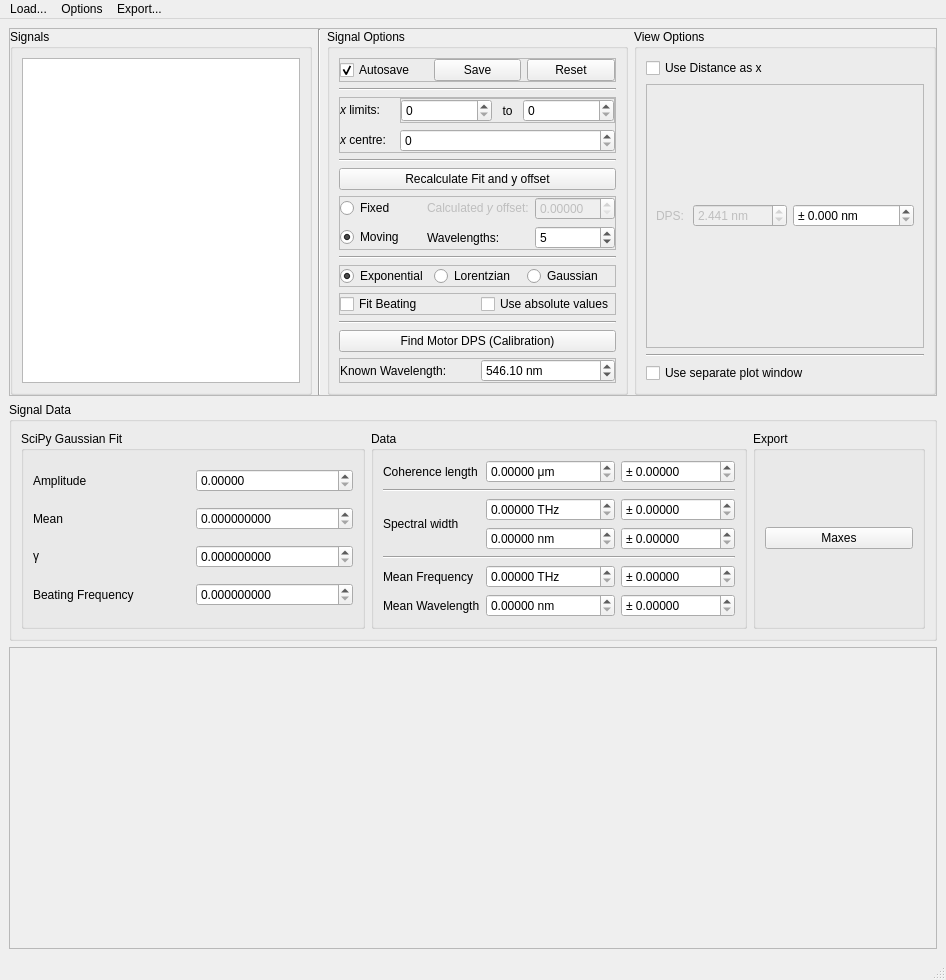
<?xml version="1.0" encoding="UTF-8"?>
<ui version="4.0">
 <class>MainWindow</class>
 <widget class="QMainWindow" name="MainWindow">
  <property name="geometry">
   <rect>
    <x>0</x>
    <y>0</y>
    <width>946</width>
    <height>916</height>
   </rect>
  </property>
  <property name="windowTitle">
   <string>Analyser</string>
  </property>
  <widget class="QWidget" name="centralwidget">
   <layout class="QVBoxLayout" name="verticalLayout_2" stretch="1,1,2">
    <item>
     <widget class="QFrame" name="frame">
      <property name="frameShape">
       <enum>QFrame::StyledPanel</enum>
      </property>
      <property name="frameShadow">
       <enum>QFrame::Raised</enum>
      </property>
      <property name="lineWidth">
       <number>0</number>
      </property>
      <layout class="QHBoxLayout" name="horizontalLayout_2" stretch="1,0,1,1">
       <property name="leftMargin">
        <number>0</number>
       </property>
       <property name="topMargin">
        <number>0</number>
       </property>
       <property name="rightMargin">
        <number>0</number>
       </property>
       <property name="bottomMargin">
        <number>0</number>
       </property>
       <item>
        <widget class="QGroupBox" name="signals_group_box">
         <property name="title">
          <string>Signals</string>
         </property>
         <layout class="QHBoxLayout" name="horizontalLayout_3">
          <item>
           <widget class="QListWidget" name="signals_list_widget">
            <property name="maximumSize">
             <size>
              <width>500</width>
              <height>16777215</height>
             </size>
            </property>
           </widget>
          </item>
         </layout>
        </widget>
       </item>
       <item>
        <widget class="Line" name="v_line_1">
         <property name="orientation">
          <enum>Qt::Vertical</enum>
         </property>
        </widget>
       </item>
       <item>
        <widget class="QGroupBox" name="signal_options_group_box">
         <property name="title">
          <string>Signal Options</string>
         </property>
         <layout class="QVBoxLayout" name="verticalLayout" stretch="1,0,3,0,3,3,0,0,0,0,0,0">
          <item>
           <widget class="QFrame" name="frame_6">
            <property name="sizePolicy">
             <sizepolicy hsizetype="Preferred" vsizetype="Preferred">
              <horstretch>0</horstretch>
              <verstretch>0</verstretch>
             </sizepolicy>
            </property>
            <property name="maximumSize">
             <size>
              <width>16777215</width>
              <height>500</height>
             </size>
            </property>
            <property name="frameShape">
             <enum>QFrame::StyledPanel</enum>
            </property>
            <property name="frameShadow">
             <enum>QFrame::Raised</enum>
            </property>
            <layout class="QHBoxLayout" name="horizontalLayout_6">
             <property name="leftMargin">
              <number>0</number>
             </property>
             <property name="topMargin">
              <number>0</number>
             </property>
             <property name="rightMargin">
              <number>0</number>
             </property>
             <property name="bottomMargin">
              <number>0</number>
             </property>
             <item>
              <widget class="QCheckBox" name="signal_options_autosave_check_box">
               <property name="text">
                <string>Autosave</string>
               </property>
               <property name="checked">
                <bool>true</bool>
               </property>
              </widget>
             </item>
             <item>
              <widget class="QPushButton" name="pushButton">
               <property name="text">
                <string>Save</string>
               </property>
              </widget>
             </item>
             <item>
              <widget class="QPushButton" name="signal_options_reset_push_button">
               <property name="text">
                <string>Reset</string>
               </property>
              </widget>
             </item>
            </layout>
           </widget>
          </item>
          <item>
           <widget class="Line" name="line_4">
            <property name="orientation">
             <enum>Qt::Horizontal</enum>
            </property>
           </widget>
          </item>
          <item>
           <widget class="QFrame" name="signal_options_x_frame">
            <property name="frameShape">
             <enum>QFrame::StyledPanel</enum>
            </property>
            <property name="frameShadow">
             <enum>QFrame::Raised</enum>
            </property>
            <layout class="QGridLayout" name="gridLayout">
             <property name="leftMargin">
              <number>0</number>
             </property>
             <property name="topMargin">
              <number>0</number>
             </property>
             <property name="rightMargin">
              <number>0</number>
             </property>
             <property name="bottomMargin">
              <number>0</number>
             </property>
             <item row="0" column="0">
              <widget class="QLabel" name="label">
               <property name="text">
                <string>&lt;html&gt;&lt;head/&gt;&lt;body&gt;&lt;p&gt;&lt;span style=&quot; font-style:italic;&quot;&gt;x&lt;/span&gt; limits:&lt;/p&gt;&lt;/body&gt;&lt;/html&gt;</string>
               </property>
              </widget>
             </item>
             <item row="1" column="0">
              <widget class="QLabel" name="label_5">
               <property name="text">
                <string>&lt;html&gt;&lt;head/&gt;&lt;body&gt;&lt;p&gt;&lt;span style=&quot; font-style:italic;&quot;&gt;x&lt;/span&gt; centre:&lt;/p&gt;&lt;/body&gt;&lt;/html&gt;</string>
               </property>
              </widget>
             </item>
             <item row="0" column="1" colspan="4">
              <widget class="QFrame" name="frame_2">
               <property name="frameShape">
                <enum>QFrame::StyledPanel</enum>
               </property>
               <property name="frameShadow">
                <enum>QFrame::Raised</enum>
               </property>
               <layout class="QHBoxLayout" name="horizontalLayout" stretch="3,1,3">
                <property name="spacing">
                 <number>0</number>
                </property>
                <property name="leftMargin">
                 <number>0</number>
                </property>
                <property name="topMargin">
                 <number>0</number>
                </property>
                <property name="rightMargin">
                 <number>0</number>
                </property>
                <property name="bottomMargin">
                 <number>0</number>
                </property>
                <item>
                 <widget class="QSpinBox" name="x_lim_spin_box_1">
                  <property name="maximum">
                   <number>999999999</number>
                  </property>
                 </widget>
                </item>
                <item>
                 <widget class="QLabel" name="label_6">
                  <property name="text">
                   <string>to</string>
                  </property>
                  <property name="alignment">
                   <set>Qt::AlignCenter</set>
                  </property>
                 </widget>
                </item>
                <item>
                 <widget class="QSpinBox" name="x_lim_spin_box_2">
                  <property name="maximum">
                   <number>999999999</number>
                  </property>
                 </widget>
                </item>
               </layout>
              </widget>
             </item>
             <item row="1" column="1" colspan="4">
              <widget class="QSpinBox" name="x_centre_spin_box">
               <property name="maximum">
                <number>999999999</number>
               </property>
              </widget>
             </item>
            </layout>
           </widget>
          </item>
          <item>
           <widget class="Line" name="line_2">
            <property name="orientation">
             <enum>Qt::Horizontal</enum>
            </property>
           </widget>
          </item>
          <item>
           <widget class="QPushButton" name="recalculate_push_button">
            <property name="text">
             <string>Recalculate Fit and y offset</string>
            </property>
           </widget>
          </item>
          <item>
           <widget class="QFrame" name="frame_4">
            <property name="frameShape">
             <enum>QFrame::StyledPanel</enum>
            </property>
            <property name="frameShadow">
             <enum>QFrame::Raised</enum>
            </property>
            <layout class="QGridLayout" name="gridLayout_4">
             <property name="leftMargin">
              <number>0</number>
             </property>
             <property name="topMargin">
              <number>0</number>
             </property>
             <property name="rightMargin">
              <number>0</number>
             </property>
             <property name="bottomMargin">
              <number>0</number>
             </property>
             <item row="1" column="2">
              <widget class="QSpinBox" name="y_offset_wavelengths_spin_box">
               <property name="minimum">
                <number>1</number>
               </property>
               <property name="value">
                <number>5</number>
               </property>
              </widget>
             </item>
             <item row="0" column="1">
              <widget class="QLabel" name="calculated_y_offset_label">
               <property name="enabled">
                <bool>false</bool>
               </property>
               <property name="text">
                <string>&lt;html&gt;&lt;head/&gt;&lt;body&gt;&lt;p&gt;Calculated &lt;span style=&quot; font-style:italic;&quot;&gt;y&lt;/span&gt; offset:&lt;/p&gt;&lt;/body&gt;&lt;/html&gt;</string>
               </property>
              </widget>
             </item>
             <item row="0" column="2">
              <widget class="QDoubleSpinBox" name="y_offset_double_spin_box">
               <property name="enabled">
                <bool>false</bool>
               </property>
               <property name="decimals">
                <number>5</number>
               </property>
              </widget>
             </item>
             <item row="0" column="0">
              <widget class="QRadioButton" name="y_offset_fixed_radio_button">
               <property name="text">
                <string>Fixed</string>
               </property>
              </widget>
             </item>
             <item row="1" column="0">
              <widget class="QRadioButton" name="y_offset_moving_radio_button">
               <property name="toolTip">
                <string>Moving average across n wavelengths</string>
               </property>
               <property name="text">
                <string>Moving</string>
               </property>
               <property name="checked">
                <bool>true</bool>
               </property>
              </widget>
             </item>
             <item row="1" column="1">
              <widget class="QLabel" name="y_offset_wavelengths_label">
               <property name="toolTip">
                <string>Number of wavelengths to calculate y offset across</string>
               </property>
               <property name="text">
                <string>Wavelengths:</string>
               </property>
              </widget>
             </item>
            </layout>
           </widget>
          </item>
          <item>
           <widget class="Line" name="line_3">
            <property name="orientation">
             <enum>Qt::Horizontal</enum>
            </property>
           </widget>
          </item>
          <item>
           <widget class="QFrame" name="frame_5">
            <property name="frameShape">
             <enum>QFrame::StyledPanel</enum>
            </property>
            <property name="frameShadow">
             <enum>QFrame::Raised</enum>
            </property>
            <layout class="QHBoxLayout" name="horizontalLayout_5" stretch="1,1,1">
             <property name="leftMargin">
              <number>0</number>
             </property>
             <property name="topMargin">
              <number>0</number>
             </property>
             <property name="rightMargin">
              <number>0</number>
             </property>
             <property name="bottomMargin">
              <number>0</number>
             </property>
             <item>
              <widget class="QRadioButton" name="exponential_radio_button">
               <property name="toolTip">
                <string>A * exp(-γ * abs(x - m))</string>
               </property>
               <property name="text">
                <string>Exponential</string>
               </property>
               <property name="checked">
                <bool>true</bool>
               </property>
              </widget>
             </item>
             <item>
              <widget class="QRadioButton" name="lorentzian_radio_button">
               <property name="toolTip">
                <string>A / (1 + ((x - m) / γ)^2)</string>
               </property>
               <property name="text">
                <string>Lorentzian</string>
               </property>
               <property name="checked">
                <bool>false</bool>
               </property>
              </widget>
             </item>
             <item>
              <widget class="QRadioButton" name="gaussian_radio_button">
               <property name="toolTip">
                <string>A * exp(-(x - m)^2 / (2 * σ^2))</string>
               </property>
               <property name="text">
                <string>Gaussian</string>
               </property>
              </widget>
             </item>
            </layout>
           </widget>
          </item>
          <item>
           <widget class="QFrame" name="frame_7">
            <property name="frameShape">
             <enum>QFrame::StyledPanel</enum>
            </property>
            <property name="frameShadow">
             <enum>QFrame::Raised</enum>
            </property>
            <layout class="QHBoxLayout" name="horizontalLayout_9">
             <property name="leftMargin">
              <number>0</number>
             </property>
             <property name="topMargin">
              <number>0</number>
             </property>
             <property name="rightMargin">
              <number>0</number>
             </property>
             <property name="bottomMargin">
              <number>0</number>
             </property>
             <item>
              <widget class="QCheckBox" name="fit_beat_check_box">
               <property name="toolTip">
                <string> * cos(2πf * x - m)</string>
               </property>
               <property name="text">
                <string>Fit Beating</string>
               </property>
              </widget>
             </item>
             <item>
              <widget class="QCheckBox" name="use_abs_checkbox">
               <property name="toolTip">
                <string>Use absolute values (so negative side of spectra is used too). Not compatible with moving y offset.</string>
               </property>
               <property name="text">
                <string>Use absolute values</string>
               </property>
              </widget>
             </item>
            </layout>
           </widget>
          </item>
          <item>
           <widget class="Line" name="line_5">
            <property name="orientation">
             <enum>Qt::Horizontal</enum>
            </property>
           </widget>
          </item>
          <item>
           <widget class="QPushButton" name="find_dps_push_button">
            <property name="text">
             <string>Find Motor DPS (Calibration)</string>
            </property>
           </widget>
          </item>
          <item>
           <widget class="QFrame" name="frame_3">
            <property name="frameShape">
             <enum>QFrame::StyledPanel</enum>
            </property>
            <property name="frameShadow">
             <enum>QFrame::Raised</enum>
            </property>
            <layout class="QHBoxLayout" name="horizontalLayout_7">
             <property name="leftMargin">
              <number>0</number>
             </property>
             <property name="topMargin">
              <number>0</number>
             </property>
             <property name="rightMargin">
              <number>0</number>
             </property>
             <property name="bottomMargin">
              <number>0</number>
             </property>
             <item>
              <widget class="QLabel" name="label_4">
               <property name="text">
                <string>Known Wavelength:</string>
               </property>
              </widget>
             </item>
             <item>
              <widget class="QDoubleSpinBox" name="wavelength_double_spin_box">
               <property name="suffix">
                <string> nm</string>
               </property>
               <property name="decimals">
                <number>2</number>
               </property>
               <property name="maximum">
                <double>9999999.000000000000000</double>
               </property>
               <property name="value">
                <double>546.100000000000023</double>
               </property>
              </widget>
             </item>
            </layout>
           </widget>
          </item>
         </layout>
        </widget>
       </item>
       <item>
        <widget class="QGroupBox" name="groupBox_2">
         <property name="title">
          <string>View Options</string>
         </property>
         <layout class="QVBoxLayout" name="verticalLayout_3">
          <item>
           <widget class="QCheckBox" name="use_dist_as_x_checkbox">
            <property name="text">
             <string>Use Distance as x</string>
            </property>
           </widget>
          </item>
          <item>
           <widget class="QFrame" name="dps_frame">
            <property name="frameShape">
             <enum>QFrame::StyledPanel</enum>
            </property>
            <property name="frameShadow">
             <enum>QFrame::Raised</enum>
            </property>
            <layout class="QHBoxLayout" name="horizontalLayout_4" stretch="1,3,3">
             <item>
              <widget class="QLabel" name="dps_label">
               <property name="enabled">
                <bool>false</bool>
               </property>
               <property name="toolTip">
                <string>Displacement per Motor Step</string>
               </property>
               <property name="text">
                <string>DPS:</string>
               </property>
              </widget>
             </item>
             <item>
              <widget class="QDoubleSpinBox" name="dps_spin_box">
               <property name="enabled">
                <bool>false</bool>
               </property>
               <property name="suffix">
                <string> nm</string>
               </property>
               <property name="decimals">
                <number>3</number>
               </property>
               <property name="value">
                <double>2.441000000000000</double>
               </property>
              </widget>
             </item>
             <item>
              <widget class="QDoubleSpinBox" name="dps_pm_spin_box">
               <property name="prefix">
                <string>± </string>
               </property>
               <property name="suffix">
                <string> nm</string>
               </property>
               <property name="decimals">
                <number>3</number>
               </property>
               <property name="maximum">
                <double>999999.000000000000000</double>
               </property>
              </widget>
             </item>
            </layout>
           </widget>
          </item>
          <item>
           <widget class="Line" name="line">
            <property name="orientation">
             <enum>Qt::Horizontal</enum>
            </property>
           </widget>
          </item>
          <item>
           <widget class="QCheckBox" name="separate_plot_checkbox">
            <property name="text">
             <string>Use separate plot window</string>
            </property>
           </widget>
          </item>
         </layout>
        </widget>
       </item>
      </layout>
     </widget>
    </item>
    <item>
     <widget class="QGroupBox" name="groupBox">
      <property name="title">
       <string>Signal Data</string>
      </property>
      <layout class="QHBoxLayout" name="horizontalLayout_8" stretch="2,2,1">
       <item>
        <widget class="QGroupBox" name="groupBox_4">
         <property name="title">
          <string>SciPy Gaussian Fit</string>
         </property>
         <layout class="QGridLayout" name="gridLayout_3">
          <item row="2" column="0">
           <widget class="QLabel" name="fit_s_label">
            <property name="text">
             <string>γ</string>
            </property>
            <property name="textFormat">
             <enum>Qt::RichText</enum>
            </property>
           </widget>
          </item>
          <item row="2" column="1">
           <widget class="QDoubleSpinBox" name="fit_s_double_spin_box">
            <property name="decimals">
             <number>9</number>
            </property>
            <property name="maximum">
             <double>999999999.990000009536743</double>
            </property>
           </widget>
          </item>
          <item row="1" column="0">
           <widget class="QLabel" name="fit_m_label">
            <property name="text">
             <string>Mean</string>
            </property>
           </widget>
          </item>
          <item row="0" column="1">
           <widget class="QDoubleSpinBox" name="fit_a_double_spin_box">
            <property name="decimals">
             <number>5</number>
            </property>
            <property name="maximum">
             <double>999999999.990000009536743</double>
            </property>
           </widget>
          </item>
          <item row="1" column="1">
           <widget class="QDoubleSpinBox" name="fit_m_double_spin_box">
            <property name="decimals">
             <number>9</number>
            </property>
            <property name="maximum">
             <double>999999999.990000009536743</double>
            </property>
           </widget>
          </item>
          <item row="0" column="0">
           <widget class="QLabel" name="fit_a_label">
            <property name="text">
             <string>Amplitude</string>
            </property>
           </widget>
          </item>
          <item row="3" column="0">
           <widget class="QLabel" name="fit_beat_freq_label">
            <property name="text">
             <string>Beating Frequency</string>
            </property>
           </widget>
          </item>
          <item row="3" column="1">
           <widget class="QDoubleSpinBox" name="fit_beat_freq_double_spin_box">
            <property name="decimals">
             <number>9</number>
            </property>
            <property name="maximum">
             <double>999999999.000000000000000</double>
            </property>
           </widget>
          </item>
         </layout>
        </widget>
       </item>
       <item>
        <widget class="QGroupBox" name="groupBox_5">
         <property name="title">
          <string>Data</string>
         </property>
         <layout class="QGridLayout" name="gridLayout_2" rowstretch="1,0,0,0,0,0,0" columnstretch="1,0,0">
          <item row="6" column="2">
           <widget class="QDoubleSpinBox" name="data_mean_wavelength_pm_spin_box">
            <property name="prefix">
             <string>± </string>
            </property>
            <property name="decimals">
             <number>5</number>
            </property>
            <property name="maximum">
             <double>99999999999.000000000000000</double>
            </property>
           </widget>
          </item>
          <item row="3" column="1">
           <widget class="QDoubleSpinBox" name="data_spectral_width_nm_spin_box">
            <property name="suffix">
             <string> nm</string>
            </property>
            <property name="decimals">
             <number>5</number>
            </property>
            <property name="maximum">
             <double>99999999999.000000000000000</double>
            </property>
           </widget>
          </item>
          <item row="2" column="0" rowspan="2">
           <widget class="QLabel" name="label_3">
            <property name="toolTip">
             <string>c * coherence length / lambda^2</string>
            </property>
            <property name="text">
             <string>Spectral width</string>
            </property>
           </widget>
          </item>
          <item row="2" column="2">
           <widget class="QDoubleSpinBox" name="data_spectral_width_thz_pm_spin_box">
            <property name="prefix">
             <string>± </string>
            </property>
            <property name="decimals">
             <number>5</number>
            </property>
            <property name="maximum">
             <double>99999999999.000000000000000</double>
            </property>
           </widget>
          </item>
          <item row="2" column="1">
           <widget class="QDoubleSpinBox" name="data_spectral_width_thz_spin_box">
            <property name="suffix">
             <string> THz</string>
            </property>
            <property name="decimals">
             <number>5</number>
            </property>
            <property name="maximum">
             <double>99999999999.000000000000000</double>
            </property>
           </widget>
          </item>
          <item row="5" column="0">
           <widget class="QLabel" name="label_11">
            <property name="text">
             <string>Mean Frequency</string>
            </property>
           </widget>
          </item>
          <item row="0" column="0">
           <widget class="QLabel" name="label_2">
            <property name="toolTip">
             <string>FWHM (2 sqrt(2 ln 2) * sigma)</string>
            </property>
            <property name="text">
             <string>Coherence length</string>
            </property>
           </widget>
          </item>
          <item row="6" column="0">
           <widget class="QLabel" name="label_7">
            <property name="text">
             <string>Mean Wavelength</string>
            </property>
           </widget>
          </item>
          <item row="6" column="1">
           <widget class="QDoubleSpinBox" name="data_mean_wavelength_spin_box">
            <property name="suffix">
             <string> nm</string>
            </property>
            <property name="decimals">
             <number>5</number>
            </property>
            <property name="maximum">
             <double>99999999999.000000000000000</double>
            </property>
           </widget>
          </item>
          <item row="0" column="2">
           <widget class="QDoubleSpinBox" name="data_coherence_length_pm_spin_box">
            <property name="prefix">
             <string>± </string>
            </property>
            <property name="decimals">
             <number>5</number>
            </property>
            <property name="maximum">
             <double>99999999999.000000000000000</double>
            </property>
           </widget>
          </item>
          <item row="3" column="2">
           <widget class="QDoubleSpinBox" name="data_spectral_width_nm_pm_spin_box">
            <property name="prefix">
             <string>± </string>
            </property>
            <property name="decimals">
             <number>5</number>
            </property>
            <property name="maximum">
             <double>99999999999.000000000000000</double>
            </property>
           </widget>
          </item>
          <item row="5" column="2">
           <widget class="QDoubleSpinBox" name="data_mean_frequency_pm_spin_box">
            <property name="prefix">
             <string>± </string>
            </property>
            <property name="decimals">
             <number>5</number>
            </property>
            <property name="maximum">
             <double>99999999999.000000000000000</double>
            </property>
           </widget>
          </item>
          <item row="0" column="1">
           <widget class="QDoubleSpinBox" name="data_coherence_length_spin_box">
            <property name="suffix">
             <string> μm</string>
            </property>
            <property name="decimals">
             <number>5</number>
            </property>
            <property name="maximum">
             <double>99999999999.000000000000000</double>
            </property>
           </widget>
          </item>
          <item row="1" column="0" colspan="3">
           <widget class="Line" name="line_6">
            <property name="orientation">
             <enum>Qt::Horizontal</enum>
            </property>
           </widget>
          </item>
          <item row="4" column="0" colspan="3">
           <widget class="Line" name="line_7">
            <property name="orientation">
             <enum>Qt::Horizontal</enum>
            </property>
           </widget>
          </item>
          <item row="5" column="1">
           <widget class="QDoubleSpinBox" name="data_mean_frequency_spin_box">
            <property name="suffix">
             <string> THz</string>
            </property>
            <property name="decimals">
             <number>5</number>
            </property>
            <property name="maximum">
             <double>99999999999.000000000000000</double>
            </property>
           </widget>
          </item>
         </layout>
        </widget>
       </item>
       <item>
        <widget class="QGroupBox" name="groupBox_3">
         <property name="title">
          <string>Export</string>
         </property>
         <layout class="QVBoxLayout" name="verticalLayout_4">
          <item>
           <widget class="QPushButton" name="pushButton_2">
            <property name="text">
             <string>Maxes</string>
            </property>
           </widget>
          </item>
         </layout>
        </widget>
       </item>
      </layout>
     </widget>
    </item>
    <item>
     <widget class="QFrame" name="plot_frame">
      <property name="frameShape">
       <enum>QFrame::StyledPanel</enum>
      </property>
      <property name="frameShadow">
       <enum>QFrame::Raised</enum>
      </property>
      <layout class="QHBoxLayout" name="plot_layout">
       <property name="leftMargin">
        <number>0</number>
       </property>
       <property name="topMargin">
        <number>0</number>
       </property>
       <property name="rightMargin">
        <number>0</number>
       </property>
       <property name="bottomMargin">
        <number>0</number>
       </property>
       <item>
        <widget class="QWidget" name="plot_widget" native="true">
         <property name="sizePolicy">
          <sizepolicy hsizetype="MinimumExpanding" vsizetype="MinimumExpanding">
           <horstretch>0</horstretch>
           <verstretch>0</verstretch>
          </sizepolicy>
         </property>
         <property name="minimumSize">
          <size>
           <width>0</width>
           <height>300</height>
          </size>
         </property>
        </widget>
       </item>
      </layout>
     </widget>
    </item>
   </layout>
  </widget>
  <widget class="QMenuBar" name="menubar">
   <property name="geometry">
    <rect>
     <x>0</x>
     <y>0</y>
     <width>946</width>
     <height>21</height>
    </rect>
   </property>
   <widget class="QMenu" name="menuLoad_Signals">
    <property name="title">
     <string>Load...</string>
    </property>
    <addaction name="actionSignal"/>
    <addaction name="actionSignals_from_Folder"/>
   </widget>
   <widget class="QMenu" name="menuOptions">
    <property name="title">
     <string>Options</string>
    </property>
    <addaction name="actionReset_View_Options"/>
   </widget>
   <widget class="QMenu" name="menuExport">
    <property name="title">
     <string>Export...</string>
    </property>
    <addaction name="actionSignal_CSVs"/>
   </widget>
   <addaction name="menuLoad_Signals"/>
   <addaction name="menuOptions"/>
   <addaction name="menuExport"/>
  </widget>
  <widget class="QStatusBar" name="statusbar"/>
  <action name="actionSignal">
   <property name="text">
    <string>Signal</string>
   </property>
  </action>
  <action name="actionSignals_from_Folder">
   <property name="text">
    <string>Signals from Folder</string>
   </property>
  </action>
  <action name="actionShow_Hide_Editing_Panel">
   <property name="text">
    <string>Show/Hide Options Panel</string>
   </property>
  </action>
  <action name="actionReset_View_Options">
   <property name="text">
    <string>Reset View Options</string>
   </property>
  </action>
  <action name="actionSignal_CSVs">
   <property name="text">
    <string>Signal CSVs</string>
   </property>
  </action>
 </widget>
 <resources/>
 <connections/>
</ui>
